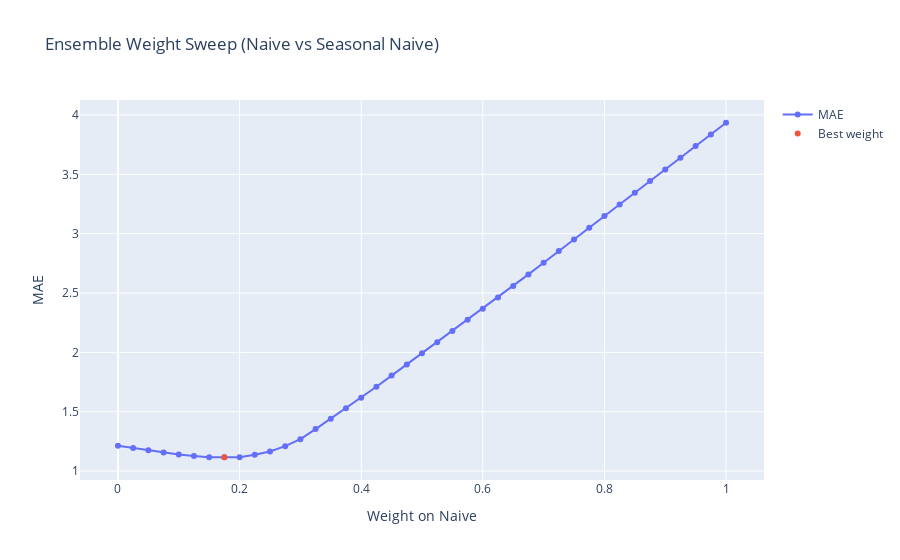

The code cell stored with this chart in its notebook:
### Code cell
def mae(y_true, y_pred):
    return float(np.mean(np.abs(y_true - y_pred)))

print("MAE - Naive:", mae(test, naive_forecast))
print("MAE - Seasonal Naive:", mae(test, seasonal_naive))
print("MAE - Ensemble:", mae(test, ensemble))

# Weight sweep to show how ensembles can be tuned
weights = np.linspace(0, 1, 41)
mae_curve = [mae(test, w * naive_forecast + (1 - w) * seasonal_naive) for w in weights]
best_idx = int(np.argmin(mae_curve))

fig = go.Figure()
fig.add_trace(go.Scatter(x=weights, y=mae_curve, mode="lines+markers", name="MAE"))
fig.add_trace(
    go.Scatter(
        x=[weights[best_idx]],
        y=[mae_curve[best_idx]],
        mode="markers",
        name="Best weight",
    )
)
fig.update_layout(
    title="Ensemble Weight Sweep (Naive vs Seasonal Naive)",
    xaxis_title="Weight on Naive",
    yaxis_title="MAE",
)
fig.show()

### Figure 1 — Plotly figure (JSON) as saved in the notebook; plotly's stock layout.template omitted (floating-point values rounded to 4 significant figures)
{"data": [{"mode": "lines+markers", "name": "MAE", "type": "scatter", "x": [0.0, 0.025, 0.05, 0.075, 0.1, 0.125, 0.15, 0.175, 0.2, 0.225, 0.25, 0.275, 0.3, 0.325, 0.35, 0.375, 0.4, 0.425, 0.45, 0.475, 0.5, 0.525, 0.55, 0.575, 0.6, 0.625, 0.65, 0.675, 0.7, 0.725, 0.75, 0.775, 0.8, 0.825, 0.85, 0.875, 0.9, 0.925, 0.95, 0.975, 1.0], "y": [1.214, 1.195, 1.176, 1.156, 1.14, 1.127, 1.117, 1.116, 1.117, 1.137, 1.165, 1.21, 1.269, 1.354, 1.441, 1.529, 1.617, 1.71, 1.804, 1.898, 1.992, 2.086, 2.18, 2.274, 2.368, 2.462, 2.558, 2.657, 2.755, 2.853, 2.952, 3.05, 3.148, 3.246, 3.345, 3.443, 3.541, 3.639, 3.738, 3.836, 3.934]}, {"mode": "markers", "name": "Best weight", "type": "scatter", "x": [0.175], "y": [1.116]}], "layout": {"title": {"text": "Ensemble Weight Sweep (Naive vs Seasonal Naive)"}, "xaxis": {"title": {"text": "Weight on Naive"}}, "yaxis": {"title": {"text": "MAE"}}}}
